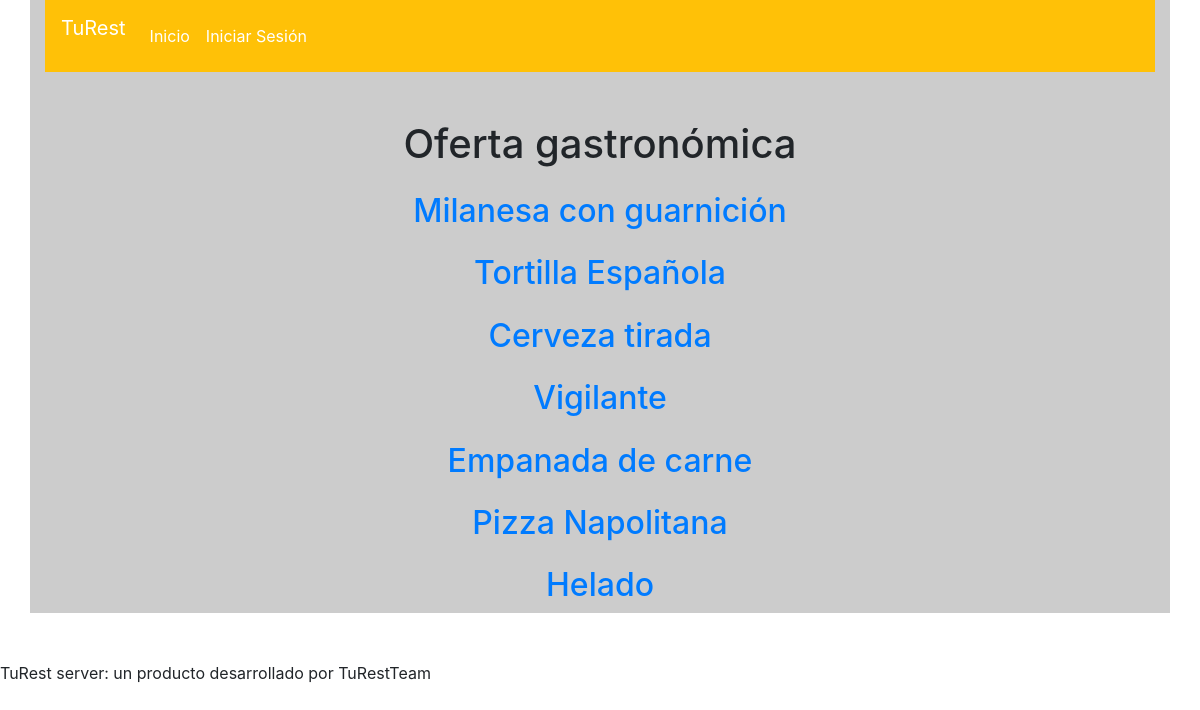
The page / on the database its author committed.
### administracion/models.py (models this page shows, shortened)
class Item(models.Model):
    author = models.ForeignKey("auth.User", on_delete=models.CASCADE)
    name = models.CharField(max_length=200)
    description = models.TextField()
    price = models.FloatField()
    created_date = models.DateTimeField(default=timezone.now)
    updateDate = models.DateTimeField(blank=True, null=True)

### portal/views.py (the view)
# urls.py: path('', views.home, name='panel'),
def home(request):
    if 'pedidos' in request.session:
        tienePedidos = len(request.session['pedidos']) > 0
    else:
        tienePedidos = False
    return render(request, 'portal/home.html', {'items': Item.objects.all(), 'pedidos': tienePedidos})

### portal/templates/portal/home.html (shortened to what this page needs)
{% extends 'publicStructure.html' %}
{% block content %}
	<div class="row mt-5">
		<div class="col-12">
			<h1 class="text-center">Oferta gastronómica</h1>
		</div>
	</div>
	{% for item in items %}
		<article class="row mt-3">
			<div class="col-12">
				<h2 class="text-center"><a href="{% url 'itemView' pk=item.pk %}">{{item.name}}</a></h2>
			</div>
		</article>
	{% endfor %}
{% endblock %}

### rows shown on the page
Item: name "Milanesa con guarnición"
Item: name "Tortilla Española"
Item: name "Cerveza tirada"
Item: name "Vigilante"
Item: name "Empanada de carne"
Item: name "Pizza Napolitana"
Item: name "Helado"
